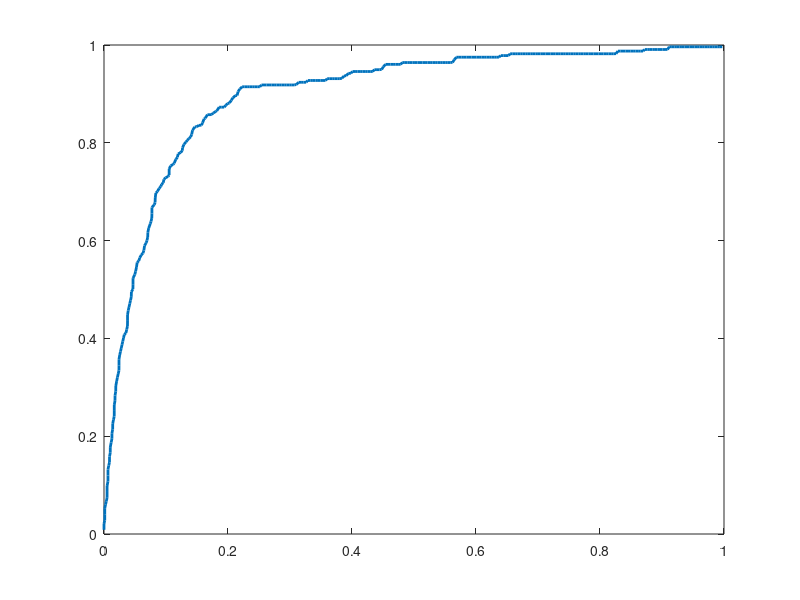

The MATLAB script that drew this image:
clear all;
close all;

x=importdata('lda_forest.mat');
y=importdata('lda_open.mat');
z=importdata('lda_tall.mat');

train_forest = []; 
train_open = [];
train_tall = [];
test_forest = []; 
test_open = [];
test_tall = [];

limit = floor(0.7*(size(x,1)/36))*36;
for i=1:size(x,1)
    if i<= limit
        train_forest = [train_forest;x(i,:)];
    else
        test_forest = [test_forest;x(i,:)];
    end
end


limit = floor(0.7*(size(y,1)/36))*36;
for i=1:size(y,1)
    if i<= limit
        train_open = [train_open;y(i,:)];
    else
        test_open = [test_open;y(i,:)];
    end
end


limit = floor(0.7*(size(z,1)/36))*36;
for i=1:size(z,1)
    if i<= limit
        train_tall = [train_tall;z(i,:)];
    else
        test_tall = [test_tall;z(i,:)];
    end
end

    
% plot(train_tall(:,1),train_tall(:,2), 'b.'); hold on;
% plot(train_open(:,1),train_open(:,2), 'g.'); hold on;
% plot(train_forest(:,1),train_forest(:,2), 'r.'); hold on;


% train_forest = x(1:floor(0.7*size(x,1)),:); 
% train_open = y(1:floor(0.7*size(y,1)),:);
% train_tall = z(1:floor(0.7*size(z,1)),:);
% test_forest = b.forest_projected; 
% test_open = b.opencountry_projected;
% test_tall = x(1:floor(0.7*size(x,1)),:);

% 
% plot(test_forest(:,1),test_forest(:,2), 'r.');hold on;
% plot(test_open(:,1),test_open(:,2), 'g.');hold on;
% plot(test_tall(:,1),test_tall(:,2), 'b.');hold on;
% 
% plot(train_forest(:,1),train_forest(:,2), 'r.');hold on;
% plot(train_open(:,1),train_open(:,2), 'g.');hold on;
% plot(train_tall(:,1),train_tall(:,2), 'b.');hold on;
% 



mean_forest = mean(train_forest);
mean_open = mean(train_open);
mean_tall = mean(train_tall);

sigma_forest = cov(train_forest);
sigma_open = cov(train_open);
sigma_tall = cov(train_tall);

sigma = (sigma_forest + sigma_open + sigma_tall)/3;
sigma_forest = sigma;
sigma_open = sigma;
sigma_tall = sigma;

score = zeros(size(test_forest,1)/36+size(test_open,1)/36+size(test_tall,1)/36,2);
for i=1:size(score,1)
    if i<=size(test_forest,1)/36
        score(i,1) = 1;
    elseif i<=size(test_forest,1)/36+size(test_open,1)/36
        score(i,1) = 2;
    else
        score(i,1) = 3;
    end
end

test = [test_forest;test_open;test_tall];

%defining linear classifier parameters for class 1 2 3;
a1 = -0.5*inv(sigma_forest);
b1 = inv(sigma_forest)*mean_forest';
c1 = -0.5*mean_forest*inv(sigma_forest)*mean_forest' - 0.5*log(det(sigma_forest));

a2 = -0.5*inv(sigma_open);
b2 = inv(sigma_open)*mean_open';
c2 = -0.5*mean_open*inv(sigma_open)*mean_open' - 0.5*log(det(sigma_open));

a3 = -0.5*inv(sigma_tall);
b3 = inv(sigma_tall)*mean_tall';
c3 = -0.5*mean_tall*inv(sigma_tall)*mean_tall' - 0.5*log(det(sigma_tall));

score_temp = zeros(size(test,1),1);

for i=1:size(test,1)
    x1 = test(i,1);
    x2 = test(i,2);
    g1 = [x1 x2]*a1*[x1;x2] + b1'*[x1;x2] + c1;
    g2 = [x1 x2]*a2*[x1;x2] + b2'*[x1;x2] + c2;
    g3 = [x1 x2]*a2*[x1;x2] + b3'*[x1;x2] + c3;
    if g1 > g2 && g1 > g3
        score_temp(i,1) = 1;
    elseif g2 > g1 && g2 > g3
        score_temp(i,1) = 2;
    else
        score_temp(i,1) = 3;
    end
end

i=1;
index = 1;
while i<=size(score_temp,1)
    c1=0;c2=0;c3=0;
    
    for j=i:i+35
        if score_temp(j,1) == 1
            c1 = c1+1;
        elseif score_temp(j,1) == 2
            c2 = c2+1;
        else
            c3 = c3+1;
        end
    end
    i=i+36;
    
    if c1>c2 && c1>c3
        score(index,2) = 1;
    elseif c2>c1 && c2>c3
        score(index,2) = 2;
    else
        score(index,2) = 3;
    end
    index = index+1;
    
    score(index,3) = c1/(c1+c2+c3);
    score(index,4) = c2/(c1+c2+c3);
    score(index,5) = c3/(c1+c2+c3);
end
    

% actual = zeros(3,size(score,1));
% target = zeros(3,size(score,1));
% 
% for i=1:size(score,1)
%     actual(score(i,1),i) = 1;
%     target(score(i,2),i) = 1;
% end
% plotconfusion(actual,target);
%ROC AND DET FOR PERCEPTRON------------------------------------------------

m=score;
tpr = zeros(size(m,1),3);
fpr = zeros(size(m,1),3);
fnr = zeros(size(m,1),3);

%classifying wrt g1
m = sortrows(m,3);

for th=1:size(m,1)
    tp=0;tn=0;fp=0;fn=0;
    %these are negative cases
    
    for q = 1:th
        if(m(q,1) == m(q,2) && (m(q,1)==1)) 
            fn=fn+1;
        else
            tn=tn+1;
        end
    end
    
    %these are positive cases
    for q = th+1:size(m,1)
        if(m(q,1) == m(q,2) && (m(q,1)==1))
            tp=tp+1;
        else
            fp=fp+1;
        end
    end
    
    tpr(th,1) = tp/(tp+fn);
    fpr(th,1) = fp/(fp+tn);
    fnr(th,1) = 1-tpr(th,1);%fn/(tp+fn)
end


%classifying wrt g2
m = sortrows(m,4);
for th=1:size(m,1)
    tp=0;tn=0;fp=0;fn=0;
    %these are negative cases
    for q = 1:th
        if((m(q,1) == m(q,2))&&(m(q,2) == 2))
            fn=fn+1;
        else
            tn=tn+1;
        end
    end
    
    %these are positive cases
    for q = th:size(m,1)
        if((m(q,1) == m(q,2))&&(m(q,2) == 2))
            tp=tp+1;
        else
            fp=fp+1;
        end
    end
    
    tpr(th,2) = tp/(tp+fn);
    fpr(th,2) = fp/(fp+tn);
    fnr(th,2) = 1-tpr(th,2);%fn/(tp+fn)
end

%classifying wrt g3
m = sortrows(m,5);
for th=1:size(m,1)
    tp=0;tn=0;fp=0;fn=0;
    %these are negative cases
    for q = 1:th
        if((m(q,1) == m(q,2))&&(m(q,2) == 3))
            fn=fn+1;
        else
            tn=tn+1;
        end
    end
    
    %these are positive cases
    for q = th:size(m,1)
        if((m(q,1) == m(q,2))&&(m(q,2) == 3))
            tp=tp+1;
        else
            fp=fp+1;
        end
    end
    
    tpr(th,3) = tp/(tp+fn);
    fpr(th,3) = fp/(fp+tn);
    fnr(th,3) = 1-tpr(th,3);%fn/(tp+fn);
end
x=mean(tpr,2);%mean tpr
y=mean(fpr,2);%mean fpr
z=mean(fnr,2);%mean fnr

plot(y,x,'Linewidth',2);
hold on;



%GENERATING THE TARGET AND NONTARGET VECTORS FOR DET-----------------------

l1=size(test_forest,1)/36;
l2=size(test_open,1)/36;
l3=size(test_tall,1)/36;
target = [m(1:l1,3);m(l1+2:l1+l2,4);m(l1+l2+1:l1+l2+l3-1,5) ];
nontarget = [m(1:l1,4);m(1:l1,5);m(l1+2:l1+l2,3);m(l1+2:l1+l2,5);m(l1+l2+1:l1+l2+l3-1,3);m(l1+l2+1:l1+l2+l3-1,4)];    

save('target.mat','target');
save('non_target.mat','nontarget');





    






